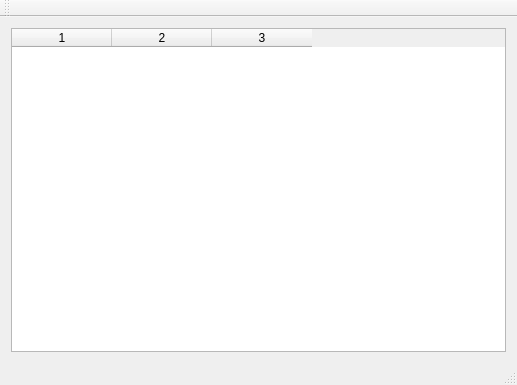
<?xml version="1.0" encoding="UTF-8"?>
<ui version="4.0">
 <class>MainWindow</class>
 <widget class="QMainWindow" name="MainWindow">
  <property name="geometry">
   <rect>
    <x>0</x>
    <y>0</y>
    <width>517</width>
    <height>385</height>
   </rect>
  </property>
  <property name="windowTitle">
   <string>MainWindow</string>
  </property>
  <widget class="QWidget" name="centralWidget">
   <layout class="QGridLayout" name="gridLayout">
    <item row="0" column="0">
     <widget class="QTableWidget" name="tableWidget">
      <property name="columnCount">
       <number>3</number>
      </property>
      <column/>
      <column/>
      <column/>
     </widget>
    </item>
   </layout>
  </widget>
  <widget class="QMenuBar" name="menuBar">
   <property name="geometry">
    <rect>
     <x>0</x>
     <y>0</y>
     <width>517</width>
     <height>21</height>
    </rect>
   </property>
  </widget>
  <widget class="QToolBar" name="mainToolBar">
   <attribute name="toolBarArea">
    <enum>TopToolBarArea</enum>
   </attribute>
   <attribute name="toolBarBreak">
    <bool>false</bool>
   </attribute>
  </widget>
  <widget class="QStatusBar" name="statusBar"/>
 </widget>
 <layoutdefault spacing="6" margin="11"/>
 <resources/>
 <connections/>
</ui>
